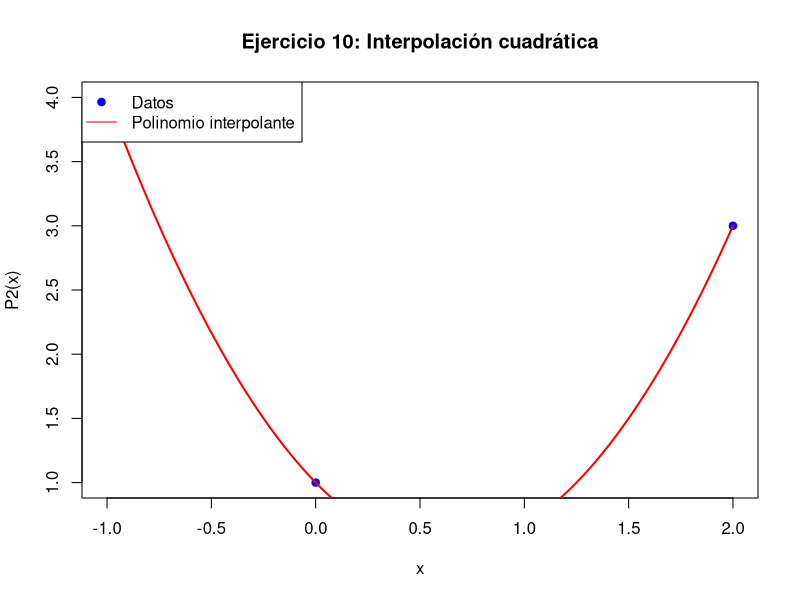

Write the R code that produced this figure.
## ---- chunk 1
knitr::opts_chunk$set(echo = TRUE)
## ---- chunk 2
x10 <- c(-1, 0, 2)
y10 <- c(4, 1, 3)
## ---- chunk 3
A10 <- matrix(c(1, -1, 1,
1, 0, 0,
1, 2, 4), ncol = 3, byrow = TRUE)
coef10 <- solve(A10, y10)

print("Coeficientes del polinomio (a0, a1, a2):")
print(coef10)
## ---- chunk 4
P10 <- function(x) coef10[1] + coef10[2]*x + coef10[3]*x^2
## ---- chunk 5
print("Verificación de P2(x) en los nodos originales:")
for (xi in x10) {
print(paste("x =", xi, "→ P2(x) =", P10(xi)))
}
## ---- chunk 6
plot(x10, y10, pch = 19, col = "blue", main = "Ejercicio 10: Interpolación cuadrática",
xlab = "x", ylab = "P2(x)")
curve(P10(x), add = TRUE, col = "red", lwd = 2)
legend("topleft", legend = c("Datos", "Polinomio interpolante"),
col = c("blue", "red"), pch = c(19, NA), lty = c(NA, 1))
